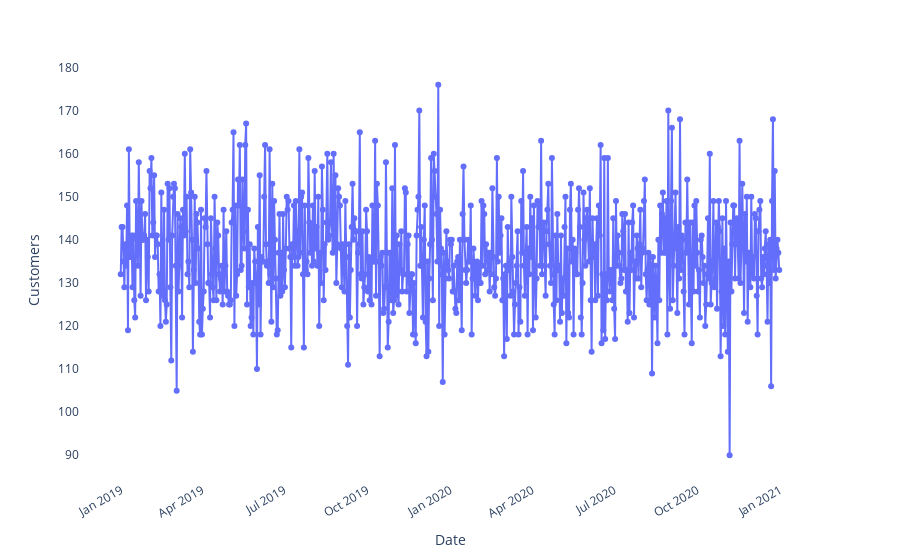

Notebook cell for this chart:
### Code cell
# customers per day
fig = fg.simple_time_series(df_cus, x='date', y="contador", xl='Date', yl='Customers')
fig.show()

### Figure 1 — Plotly figure (JSON) as saved in the notebook; plotly's stock layout.template omitted (floating-point values rounded to 4 significant figures; data arrays with more than 128 entries replaced by an {"elided": "..."} marker saying what was removed)
{"data": [{"hovertemplate": "Date=%{x}<br>Customers=%{y}<extra></extra>", "legendgroup": "", "line": {"color": "#636efa", "dash": "solid"}, "marker": {"symbol": "circle"}, "mode": "markers+lines", "name": "", "orientation": "v", "showlegend": false, "type": "scatter", "x": {"elided": "731 str values"}, "xaxis": "x", "y": {"elided": "731 int values"}, "yaxis": "y"}], "layout": {"legend": {"tracegroupgap": 0}, "margin": {"t": 60}, "paper_bgcolor": "rgba(0, 0, 0, 0)", "plot_bgcolor": "rgba(0, 0, 0, 0)", "xaxis": {"anchor": "y", "domain": [0, 1], "tickangle": -30, "title": {"text": "Date"}}, "yaxis": {"anchor": "x", "domain": [0, 1], "tickformat": ",.0f", "title": {"text": "Customers"}}}}
